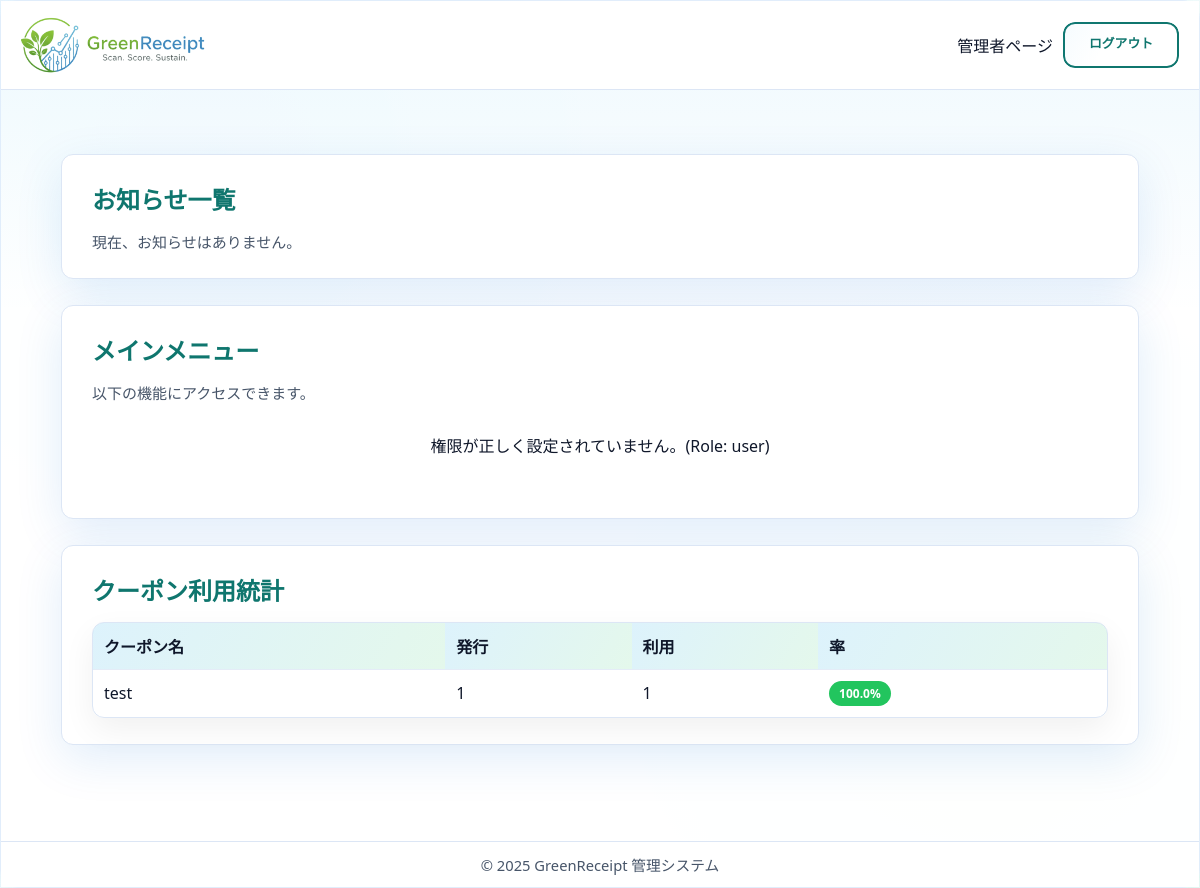
Before: /staff/index/ (signed in) with the older database file.
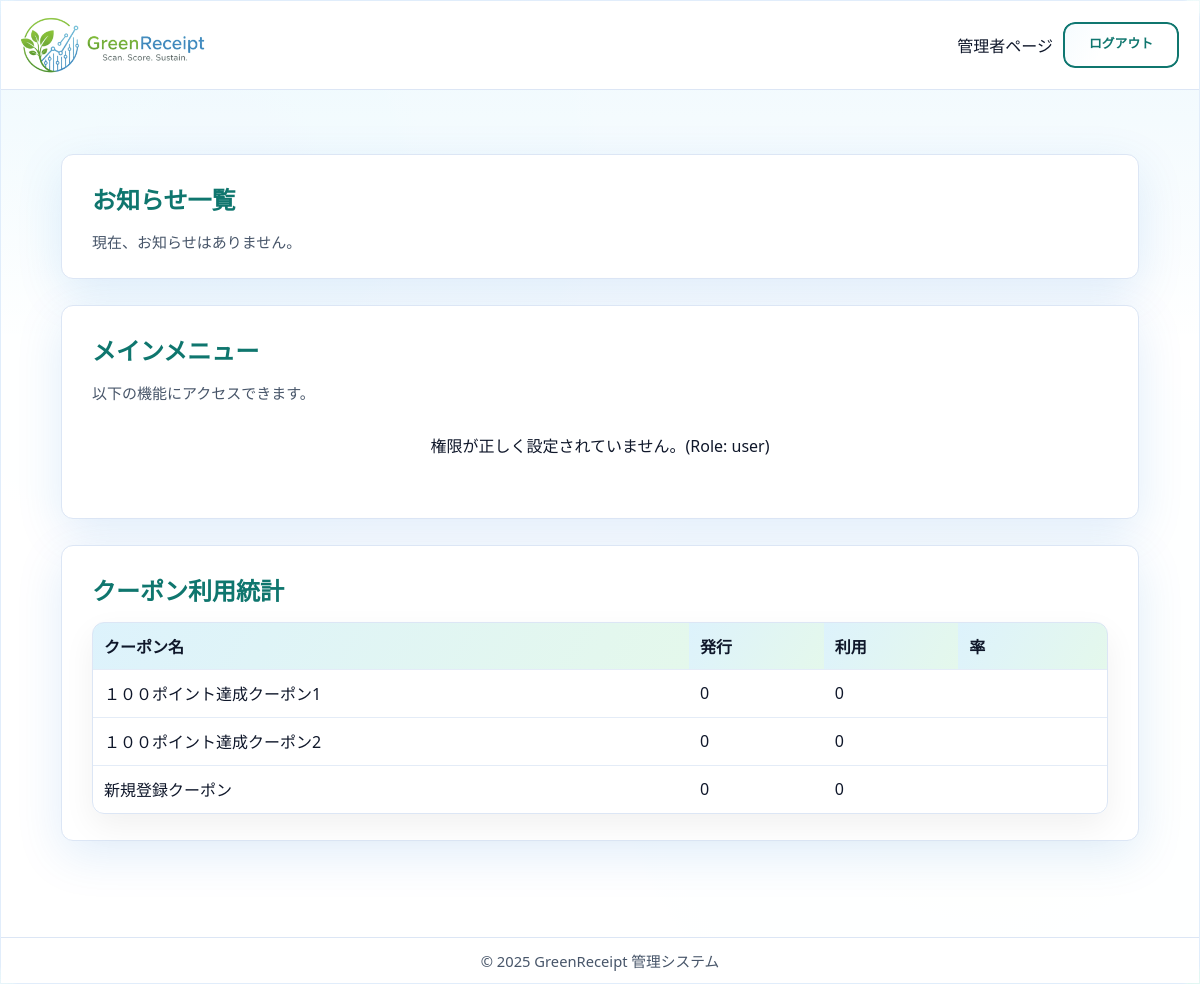
After: the same page with the newer database file.
### core/models.py (models this page shows, shortened)
class Coupon(models.Model):
    TYPE_CHOICES = [
        ('percentage', '割引率'),
        ('absolute', '固定額'),
    ]
    title = models.CharField(max_length=64, verbose_name='タイトル')
    description = models.CharField(max_length=64, verbose_name='詳細')
    requirement = models.CharField(max_length=255, blank=True, verbose_name='利用条件')
    type = models.CharField(max_length=64, verbose_name='タイプ', choices=TYPE_CHOICES)
    discount_value = models.DecimalField(
        max_digits=12, decimal_places=2, verbose_name='割引量',validators=[MinValueValidator(1)])
    available_stores = models.ManyToManyField(
        Store, verbose_name='利用可能店舗', blank=True)
    required_points = models.IntegerField(default=0, verbose_name='必要ポイント数', validators=[MinValueValidator(0)])
    STATUS_CHOICES = [
        ('pending', '申請中'),
        ('approved', '承認済み'),
        ('rejected', '却下'),
        ('deletion_requested', '削除申請中'),
    ]
    status = models.CharField(
        max_length=20, choices=STATUS_CHOICES, default='approved', verbose_name='ステータス')
    store = models.ForeignKey(
        Store, on_delete=models.CASCADE, null=True, blank=True, related_name='created_coupons', verbose_name='作成店舗')
    remarks = models.TextField(blank=True, verbose_name='備考')
    rejection_reason = models.TextField(blank=True, verbose_name='却下理由')
    updated_at = models.DateTimeField(auto_now=True, verbose_name='更新日時')
    class Meta:
        verbose_name = 'クーポン'
        verbose_name_plural = 'クーポン'

### core/views.py (the view)
# urls.py: path("staff/index/", views.staff_index, name="staff_index"),
@login_required
def staff_index(request):
    announcements = Announcement.objects.all().order_by('-created_at')
    coupons = Coupon.objects.all()
    coupon_stats = []
    for coupon in coupons:
        holders_count = coupon.customuser_set.count()
        usage_count = CouponUsage.objects.filter(coupon=coupon).count()
        issued_count = holders_count + usage_count
        usage_ratio = 0
        if issued_count > 0:
            usage_ratio = (usage_count / issued_count) * 100
        used_at_my_store = 0
        if request.user.role == 'store' and request.user.store:
            used_at_my_store = CouponUsage.objects.filter(
                coupon=coupon,
                store=request.user.store
            ).count()
        elif request.user.role == 'admin' or request.user.is_superuser:
            used_at_my_store = usage_count
        coupon_stats.append({
            'coupon': coupon,
            'issued_count': issued_count,
            'usage_count': usage_count,
            'usage_ratio': round(usage_ratio, 1),
            'used_at_my_store': used_at_my_store
        })
    return render(request, "admin/staff_index.html", {
        'announcements': announcements,
        'coupon_stats': coupon_stats
    })

### core/templates/admin/staff_index.html (shortened to what this page needs)
{% extends 'admin/admin_base.html' %}
{% load static %}
{% block content %}
  <div class="container-fluid dashboard-section mt-4 px-4">
    <div class="row mb-4">
      <div class="col-12">
        <div class="card shadow-sm">
          <div class="card-header bg-white d-flex justify-content-between align-items-center">
            <h2 class="h5 mb-0">お知らせ一覧</h2>
          </div>
          <div class="card-body">
            {% if announcements %}
              <div class="announcement-list">
                {% for announcement in announcements %}
                  <a href="{% url 'core:announcement_detail' announcement.id %}" class="announcement-item d-flex justify-content-between align-items-center p-3 mb-2 bg-light rounded text-decoration-none text-dark">
                    <div>
                      <h6 class="mb-1 fw-bold">{{ announcement.title }}</h6>
                      <small class="text-muted">{{ announcement.created_at|date:'Y/m/d' }}</small>
                    </div>
                    <i class="fas fa-chevron-right text-muted"></i>
                  </a>
                {% endfor %}
              </div>
            {% else %}
              <p class="text-muted text-center py-4">現在、お知らせはありません。</p>
            {% endif %}
          </div>
        </div>
      </div>
    </div>
    <div class="row mb-4">
      <div class="col-12">
        <div class="card shadow-sm">
          <div class="card-header bg-white">
            <h2 class="h4 mb-0">メインメニュー</h2>
          </div>
          <div class="card-body">
            <p class="text-muted">以下の機能にアクセスできます。</p>
            <div class="dashboard-grid">
              {% if not user.role == 'admin' and not user.is_superuser and not user.role == 'store' %}
                <div class="alert alert-warning">
                    権限が正しく設定されていません。(Role: {{ user.role }})
                </div>
              {% endif %}
            </div>
          </div>
        </div>
      </div>
    </div>
    <div class="row">
      <div class="col-12 mb-4">
        <div class="card h-100 shadow-sm">
          <div class="card-header bg-white">
            <h2 class="h5 mb-0">クーポン利用統計</h2>
          </div>
          <div class="card-body p-0">
            {% if coupon_stats %}
              <div class="table-responsive">
                <table class="table table-hover mb-0">
                  <thead class="table-light">
                    <tr>
                      <th class="ps-4">クーポン名</th>
                      <th class="text-center">発行</th>
                      <th class="text-center">利用</th>
                      <th class="text-center">率</th>
                    </tr>
                  </thead>
                  <tbody>
                    {% for stat in coupon_stats %}
                      <tr data-href="{% url 'core:coupon_stats_detail' stat.coupon.id %}" class="clickable-row">
                        <td class="ps-4 fw-bold">{{ stat.coupon.title }}</td>
                        <td class="text-center">{{ stat.issued_count }}</td>
                        <td class="text-center">{{ stat.usage_count }}</td>
                        <td class="text-center">
                            <span class="badge {% if stat.usage_ratio > 30 %}bg-success{% elif stat.usage_ratio > 10 %}bg-primary{% else %}bg-secondary{% endif %}">
                                {{ stat.usage_ratio }}%
                            </span>
                        </td>
                      </tr>
                    {% endfor %}
                  </tbody>
                </table>
              </div>
            {% else %}
              <p class="text-muted text-center py-4">現在、クーポンの統計データはありません。</p>
            {% endif %}
          </div>
        </div>
      </div>
    </div>
  </div>
{% endblock %}

Changed rows visible on the page:
removed Coupon: coupon "test", issued_count "1", usage_count "1", usage_ratio "100.0"
added Coupon: coupon "１００ポイント達成クーポン1", issued_count "0", usage_count "0"
added Coupon: coupon "１００ポイント達成クーポン2", issued_count "0", usage_count "0"
added Coupon: coupon "新規登録クーポン", issued_count "0", usage_count "0"
